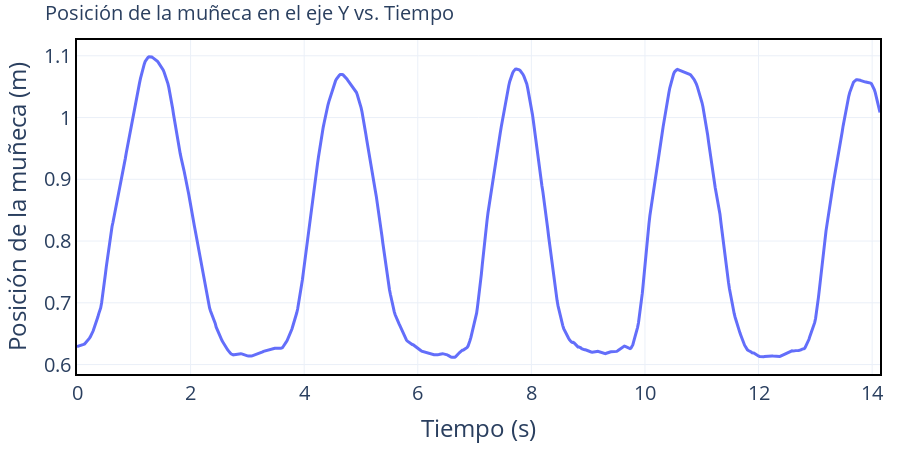

Notebook code cell kept with this figure:
### Code cell
show_with_estetica(df['time'], df['ry_wrist'], x_name = 'Tiempo (s)', y_name = 'Posición de la muñeca (m)', title = 'Posición de la muñeca en el eje Y vs. Tiempo')

### Figure 1 — Plotly figure (JSON) as saved in the notebook; plotly's stock layout.template omitted (floating-point values rounded to 4 significant figures; data arrays with more than 128 entries replaced by an {"elided": "..."} marker saying what was removed)
{"data": [{"line": {"width": 3}, "mode": "lines", "type": "scatter", "x": {"elided": "849 float values"}, "y": {"elided": "849 float values"}}], "layout": {"autosize": false, "font": {"size": 20}, "height": 450, "legend": {"bgcolor": "rgba(255,255,255,0.8)", "font": {"size": 18}, "orientation": "v", "x": 1, "xanchor": "right", "y": 0.99, "yanchor": "top"}, "margin": {"b": 20, "l": 20, "r": 20, "t": 40}, "plot_bgcolor": "white", "title": {"font": {"size": 20}, "text": "Posición de la muñeca en el eje Y vs. Tiempo"}, "width": 900, "xaxis": {"linecolor": "black", "linewidth": 2, "mirror": true, "showgrid": true, "showline": true, "title": {"text": "Tiempo (s)"}}, "yaxis": {"linecolor": "black", "linewidth": 2, "mirror": true, "showgrid": true, "showline": true, "title": {"text": "Posición de la muñeca (m)"}}}}
